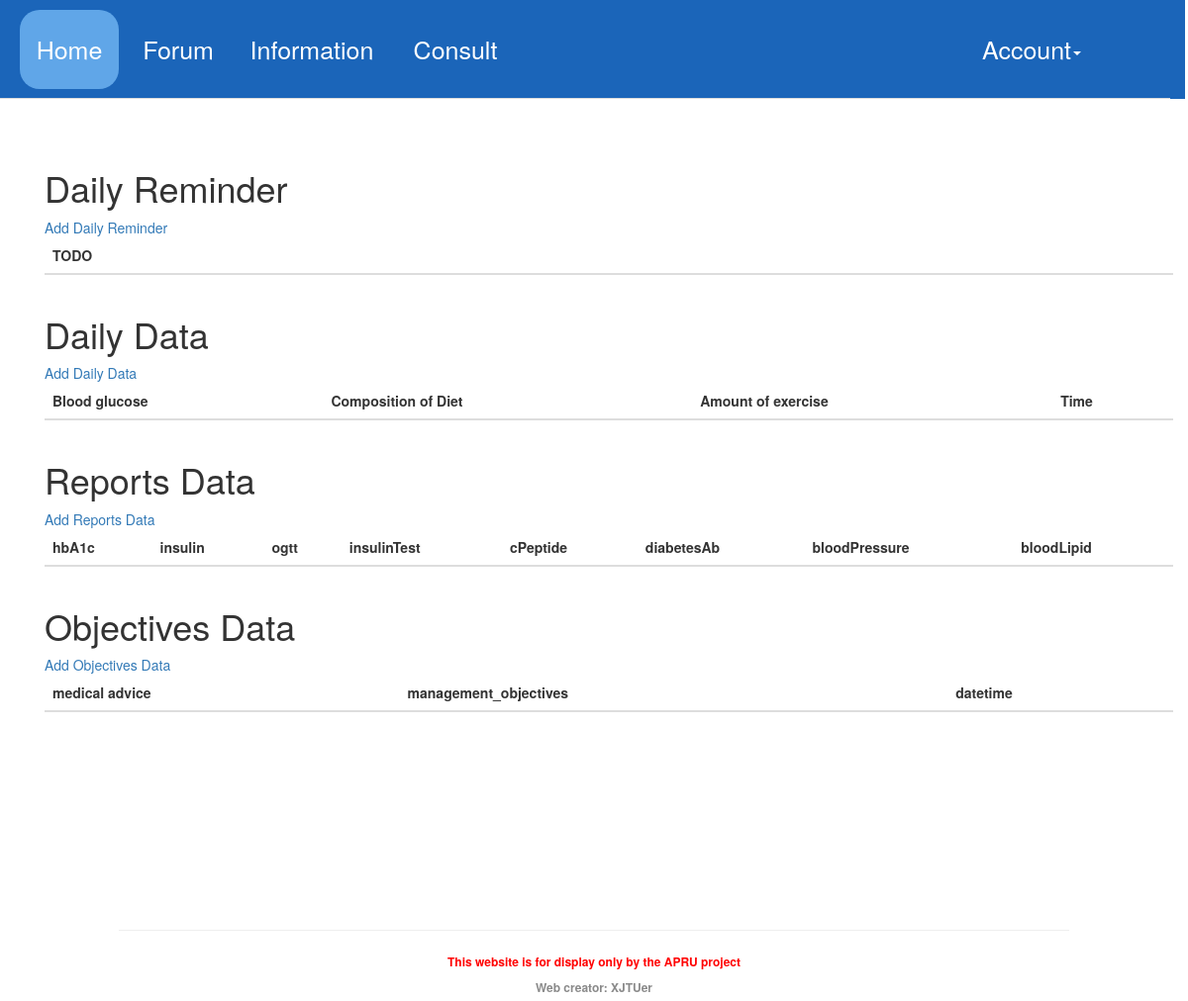
Page /personCenter on the earlier database version.
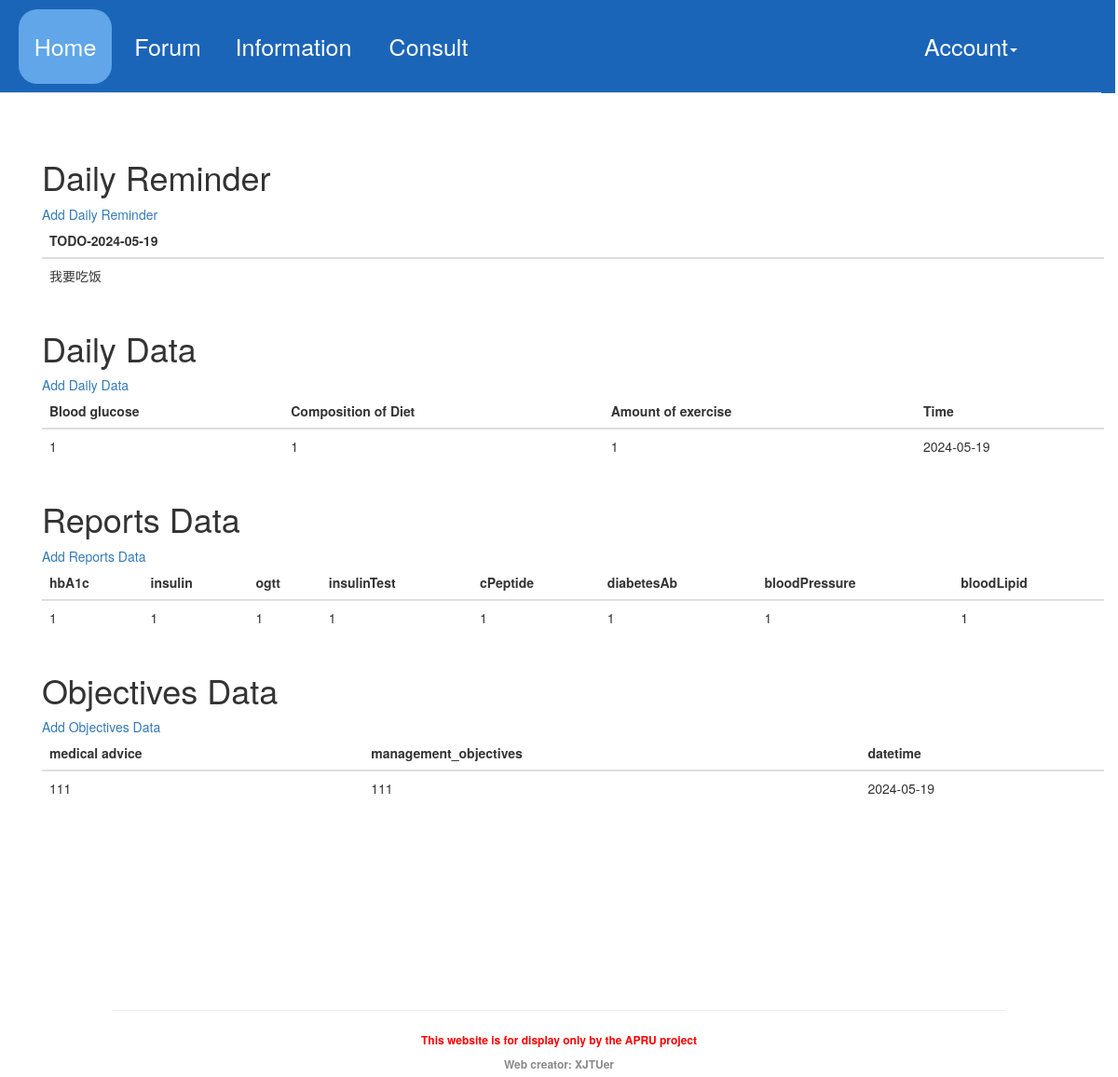
Same page on the later database version.
### appdir/models.py (models this page shows)
class DailyReminder(db.Model):
    id = db.Column(db.Integer, primary_key=True)
    datetime = db.Column(db.DateTime)
    user_id = db.Column(db.Integer, db.ForeignKey('user.id'))
    reminder = db.Column(db.String(100), index=True)

class Objectives(db.Model):
    id = db.Column(db.Integer, primary_key=True)
    datetime = db.Column(db.DateTime)
    user_id = db.Column(db.Integer, db.ForeignKey('user.id'))
    medical_advice = db.Column(db.String(100), index=True)
    management_objectives = db.Column(db.String(100), index=True)

### appdir/routes.py (the view)
@app.route('/personCenter', methods=['GET', 'POST'])
def personCenter():  # put application's code here
    reminder_data = getDailyReminder()
    daily_data = getDailyData()
    report_data = getReportData()
    objectives_data = getObjectivesData()
    return render_template('personCenter.html',
                           reminder_data=reminder_data,
                           daily_data=daily_data,
                           report_data=report_data,
                           objectives_data=objectives_data)

### appdir/utils/util.py (called while the page is built)
def getDailyReminder():
    try:
        reminders = DailyReminder.query.order_by(desc(DailyReminder.datetime)).first()
        datetime = str(reminders.datetime)
        datetime = datetime.split(" ")[0]
        reminders_data = [{
            'id': reminders.id,
            'datetime': datetime,
            'user_id': reminders.user_id,
            'reminder': reminders.reminder
        }]
        return reminders_data
    except:
        return []

def getReportData():
    try:
        reportDatas = HospitalExaminationReports.query.all()
        reportData = []
        for item in reportDatas:
            datetime = str(item.datetime)
            datetime = datetime.split(" ")[0]
            reportData.append({
                'id': item.id,
                'datetime': datetime,
                'user_id': item.user_id,
                'hbA1c': item.HbA1c,
                'insulin': item.insulin,
                'ogtt': item.OGTT,
                'insulinTest': item.insulin_releasing_test,
                'cPeptide': item.C_peptide_release_test,
                'diabetesAb': item.Diabetes_associated_antibody,
                'bloodPressure': item.blood_pressure,
                'bloodLipid': item.blood_lipid
            })
        return reportData
    except:
        return []

def getObjectivesData():
    try:
        Datas = Objectives.query.all()
        data = []
        for item in Datas:
            datetime = str(item.datetime)
            datetime = datetime.split(" ")[0]
            data.append({
                'id': item.id,
                'datetime': datetime,
                'medical_advice': item.medical_advice,
                'management_objectives': item.management_objectives
            })
        return data
    except:
        return []

def getDailyData():
    try:
        dailyDatas = DailyData.query.all()
        dailyData = []
        for daily_data in dailyDatas:
            datetime = str(daily_data.datetime)
            datetime = datetime.split(" ")[0]
            dailyData.append({
                'id': daily_data.id,
                'datetime': datetime,
                'user_id': daily_data.user_id,
                'blood_glucose': daily_data.blood_glucose,
                'amount_of_exercise': daily_data.amount_of_exercise,
                'composition_of_Diet': daily_data.composition_of_Diet
            })
        return dailyData
    except:
        return []

### appdir/templates/personCenter.html
{% extends 'base.html' %}
{% block content %}
    <div class="container" style="margin-top:150px">
        <div class="row clearfix">
            <div class="col-md-12 column">
                <div class="container">
                    <h1>Daily Reminder</h1>
                    <div><a href="/dailyReminderForm">Add Daily Reminder</a></div>
                    <table class="table">
                        <thead>
                        <tr>
                            {% if not reminder_data %}
                                <th>TODO</th>
                            {% else %}
                                <th>TODO-{{ reminder_data[0].datetime }}</th>
                            {% endif %}
                        </tr>
                        </thead>
                        <tbody>
                        {% for item in reminder_data %}
                            <tr>
                                <td>{{ item.reminder }}</td>
                            </tr>
                        {% endfor %}
                        </tbody>
                    </table>
                </div>
            </div>
            <div class="col-md-12 column">
                <div class="container">
                    <h1>Daily Data</h1>
                    <div><a href="/dailyDataForm">Add Daily Data</a></div>
                    <table class="table">
                        <thead>
                        <tr>
                            <th>Blood glucose</th>
                            <th>Composition of Diet</th>
                            <th>Amount of exercise</th>
                            <th>Time</th>
                        </tr>
                        </thead>
                        <tbody>
                        {% for item in daily_data %}
                            <tr>
                                <td>{{ item.blood_glucose }}</td>
                                <td>{{ item.amount_of_exercise }}</td>
                                <td>{{ item.composition_of_Diet }}</td>
                                <td>{{ item.datetime }}</td>
                            </tr>
                        {% endfor %}
                        </tbody>
                    </table>
                </div>
            </div>
            <div class="col-md-12 column">
                <div class="container">
                    <h1>Reports Data</h1>
                    <div><a href="/reportsForm">Add Reports Data</a></div>
                    <table class="table">
                        <thead>
                        <tr>
                            <th>hbA1c</th>
                            <th>insulin</th>
                            <th>ogtt</th>
                            <th>insulinTest</th>
                            <th>cPeptide</th>
                            <th>diabetesAb</th>
                            <th>bloodPressure</th>
                            <th>bloodLipid</th>
                        </tr>
                        </thead>
                        <tbody>
                        {% for item in report_data %}
                            <tr>
                                <td>{{ item.hbA1c }}</td>
                                <td>{{ item.insulin }}</td>
                                <td>{{ item.ogtt }}</td>
                                <td>{{ item.insulinTest }}</td>
                                <td>{{ item.cPeptide }}</td>
                                <td>{{ item.diabetesAb }}</td>
                                <td>{{ item.bloodPressure }}</td>
                                <td>{{ item.bloodLipid }}</td>
                            </tr>
                        {% endfor %}
                        </tbody>
                    </table>
                </div>
            </div>
            <div class="col-md-12 column">
                <div class="container">
                    <h1>Objectives Data</h1>
                    <div><a href="/objectivesForm">Add Objectives Data</a></div>
                    <table class="table">
                        <thead>
                        <tr>
                            <th>medical advice</th>
                            <th>management_objectives</th>
                            <th>datetime</th>
                        </tr>
                        </thead>
                        <tbody>
                        {% for item in objectives_data %}
                            <tr>
                                <td>{{ item.medical_advice }}</td>
                                <td>{{ item.management_objectives }}</td>
                                <td>{{ item.datetime }}</td>
                            </tr>
                        {% endfor %}
                        </tbody>
                    </table>
                </div>
            </div>
        </div>
    </div>
{% endblock %}

### appdir/templates/base.html (shortened to what this page needs)
<!DOCTYPE html>
<html lang="en">
<head>
    <link href="https://cdn.staticfile.org/twitter-bootstrap/3.3.7/css/bootstrap.min.css" rel="stylesheet">
</head>
<body>
<div class="container_test" style="width:100%;">
    <div class="row clearfix">
        <div class="col-md-12 column"
             style="background:linear-gradient(to bottom, rgb(27, 101, 185), rgba(27, 101, 185, 1));position:fixed;z-index:1000;height:100px;width:101%">
            <ul class="nav nav-tabs" style="height:100px;width:100%">
                <li class="active" style="height:100px;width:100px;margin-left:20px;">
                    <div class="centered-text"
                         style="background-color:rgb(96,166,232);border-radius:20px;height:80px;width:100px"
                         id="homeHover">
                        <a class="navi-item" href="/index">Home</a>
                    </div>
                </li>
                <li style="height:100px;width:100px;">
                    <div class="centered-text" style="border-radius:20px;height:80px;margin-left:20px" id="forumHover">
                        <a class="navi-item" href="/forum">Forum</a>
                    </div>
                </li>
                <li style="height:100px;width:150px;margin-left:20px;">
                    <div class="centered-text" style="border-radius:20px;height:80px;width:150px;" id="InfoHover">
                        <a class="navi-item" href="/info">Information</a>
                    </div>
                </li>
                <li style="height:100px;width:100px;color:margin-left:20px;">
                    <div class="centered-text" style="border-radius:20px;height:80px;width:100px;margin-left:20px"
                         id="consultHover">
                        <a class="navi-item" href="/consult">Consult</a>
                    </div>
                </li>
                <li class="dropdown pull-right" style="height:100px;width:150px;left:-50px">
                    <div class="centered-text" style="border-radius:20px;height:80px;width:120px" id="accountHover">
                        <a class="navi-item" href="#"
                           data-toggle="dropdown" id="test">Account<strong class="caret"></strong></a>
                    </div>
                </li>
            </ul>
        </div>
    </div>
    {% block content %}{% endblock %}
</div>
<div class="text-center" style="margin-top: 200px">
    <HR style="FILTER: alpha(opacity=100,finishopacity=0,style=3)" width="80%" color=#987cb9 SIZE=3>
    <label style="font-size: 12px;color: red">This website is for display only by the APRU project</label><br>
    <label style="font-size: 12px;color: #8a8a8a">Web creator: XJTUer</label>
</div>
</body>
</html>

### appdir/templates/base.html (style rules this page uses)
.centered-text { margin-top: 10px; display: flex; justify-content: center; align-items: center; }
a.navi-item { font-size: 25px; color: white; }

Differences in the rows shown:
added DailyReminder: reminder "我要吃饭"
added Objectives: medical_advice "111", management_objectives "111", datetime "2024-05-19"
Other differences:
{{ reminder_data[0].datetime }}: (not shown) → "2024-05-19"
text no longer shown: "TODO"
text now shown: "TODO-"
new list line: "1 1 1 2024-05-19"
new list line: "1 1 1 1 1 1 1 1"
